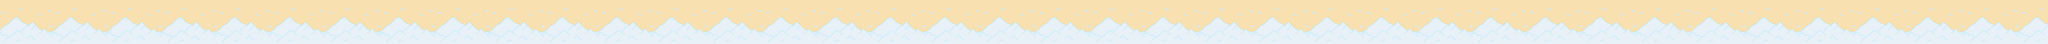

Tiled map render using the project's own tile images. Description and the map definition, with tile-layer contents summarised, below:
An orthogonal 600x13 tile map with 32x32 px tiles, 2 tile layers and 5 objects.

<map version="1.0" orientation="orthogonal" renderorder="right-down" width="600" height="13" tilewidth="32" tileheight="32" nextobjectid="22">
 <tileset firstgid="1" username="nuvensdodiogo" tilewidth="32" tileheight="32" tilecount="208">
  <image source="nuvensdodiogo.png" width="512" height="416" />
 </tileset>
 <layer username="Tile Layer 1" width="600" height="13">
  <data>[7800 cells, 0 non-empty, 0 distinct tile ids]</data>
 </layer>
 <layer username="Tile Layer 2" width="600" height="13">
  <data>[7800 cells, 7800 non-empty, 208 distinct tile ids]</data>
 </layer>
 <objectgroup username="Ground">
  <object id="1" x="0" y="353" width="1280" height="62" />
  <object id="17" x="1342" y="353" width="95" height="62" />
  <object id="18" x="1472" y="321" width="95" height="62" />
  <object id="19" x="1600" y="287" width="95" height="64" />
  <object id="20" x="1856" y="287" width="95" height="64" />
 </objectgroup>
</map>
